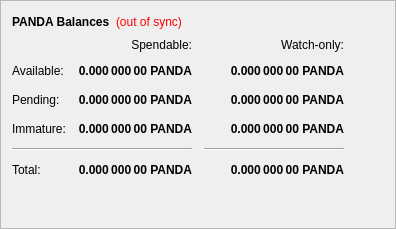
        <widget class="QFrame" name="frame">
         <property name="frameShape">
          <enum>QFrame::StyledPanel</enum>
         </property>
         <property name="frameShadow">
          <enum>QFrame::Raised</enum>
         </property>
         <layout class="QVBoxLayout" name="verticalLayout_4">
          <item>
           <layout class="QHBoxLayout" name="horizontalLayout_4">
            <item>
             <widget class="QLabel" name="label_5">
              <property name="font">
               <font>
                <weight>75</weight>
                <bold>true</bold>
               </font>
              </property>
              <property name="text">
               <string>PANDA Balances</string>
              </property>
             </widget>
            </item>
            <item>
             <widget class="QLabel" name="labelWalletStatus">
              <property name="cursor">
               <cursorShape>WhatsThisCursor</cursorShape>
              </property>
              <property name="toolTip">
               <string>The displayed information may be out of date. Your wallet automatically synchronizes with the PandaCash network after a connection is established, but this process has not completed yet.</string>
              </property>
              <property name="styleSheet">
               <string notr="true">QLabel { color: red; }</string>
              </property>
              <property name="text">
               <string notr="true">(out of sync)</string>
              </property>
              <property name="alignment">
               <set>Qt::AlignLeading|Qt::AlignLeft|Qt::AlignVCenter</set>
              </property>
             </widget>
            </item>
            <item>
             <spacer name="horizontalSpacer_3">
              <property name="orientation">
               <enum>Qt::Horizontal</enum>
              </property>
              <property name="sizeHint" stdset="0">
               <size>
                <width>40</width>
                <height>20</height>
               </size>
              </property>
             </spacer>
            </item>
           </layout>
          </item>
          <item>
           <layout class="QGridLayout" name="gridLayout">
            <property name="spacing">
             <number>12</number>
            </property>
            <item row="2" column="2">
             <widget class="QLabel" name="labelWatchPending">
              <property name="font">
               <font>
                <weight>75</weight>
                <bold>true</bold>
               </font>
              </property>
              <property name="cursor">
               <cursorShape>IBeamCursor</cursorShape>
              </property>
              <property name="toolTip">
               <string>Unconfirmed transactions to watch-only addresses</string>
              </property>
              <property name="text">
               <string notr="true">0.000 000 00 PANDA</string>
              </property>
              <property name="alignment">
               <set>Qt::AlignRight|Qt::AlignTrailing|Qt::AlignVCenter</set>
              </property>
              <property name="textInteractionFlags">
               <set>Qt::LinksAccessibleByMouse|Qt::TextSelectableByKeyboard|Qt::TextSelectableByMouse</set>
              </property>
             </widget>
            </item>
            <item row="2" column="1">
             <widget class="QLabel" name="labelUnconfirmed">
              <property name="font">
               <font>
                <weight>75</weight>
                <bold>true</bold>
               </font>
              </property>
              <property name="cursor">
               <cursorShape>IBeamCursor</cursorShape>
              </property>
              <property name="toolTip">
               <string>Total of transactions that have yet to be confirmed, and do not yet count toward the spendable balance</string>
              </property>
              <property name="text">
               <string notr="true">0.000 000 00 PANDA</string>
              </property>
              <property name="alignment">
               <set>Qt::AlignRight|Qt::AlignTrailing|Qt::AlignVCenter</set>
              </property>
              <property name="textInteractionFlags">
               <set>Qt::LinksAccessibleByMouse|Qt::TextSelectableByKeyboard|Qt::TextSelectableByMouse</set>
              </property>
             </widget>
            </item>
            <item row="3" column="2">
             <widget class="QLabel" name="labelWatchImmature">
              <property name="font">
               <font>
                <weight>75</weight>
                <bold>true</bold>
               </font>
              </property>
              <property name="cursor">
               <cursorShape>IBeamCursor</cursorShape>
              </property>
              <property name="toolTip">
               <string>Staked or masternode rewards in watch-only addresses that has not yet matured</string>
              </property>
              <property name="text">
               <string notr="true">0.000 000 00 PANDA</string>
              </property>
              <property name="alignment">
               <set>Qt::AlignRight|Qt::AlignTrailing|Qt::AlignVCenter</set>
              </property>
              <property name="textInteractionFlags">
               <set>Qt::LinksAccessibleByMouse|Qt::TextSelectableByKeyboard|Qt::TextSelectableByMouse</set>
              </property>
             </widget>
            </item>
            <item row="4" column="0" colspan="2">
             <widget class="Line" name="lineSpendableBalance">
              <property name="orientation">
               <enum>Qt::Horizontal</enum>
              </property>
             </widget>
            </item>
            <item row="4" column="2">
             <widget class="Line" name="lineWatchBalance">
              <property name="sizePolicy">
               <sizepolicy hsizetype="Preferred" vsizetype="Fixed">
                <horstretch>0</horstretch>
                <verstretch>0</verstretch>
               </sizepolicy>
              </property>
              <property name="minimumSize">
               <size>
                <width>140</width>
                <height>0</height>
               </size>
              </property>
              <property name="orientation">
               <enum>Qt::Horizontal</enum>
              </property>
             </widget>
            </item>
            <item row="5" column="0">
             <widget class="QLabel" name="labelTotalText">
              <property name="text">
               <string>Total:</string>
              </property>
             </widget>
            </item>
            <item row="3" column="1">
             <widget class="QLabel" name="labelImmature">
              <property name="font">
               <font>
                <weight>75</weight>
                <bold>true</bold>
               </font>
              </property>
              <property name="cursor">
               <cursorShape>IBeamCursor</cursorShape>
              </property>
              <property name="toolTip">
               <string>Staked or masternode rewards that has not yet matured</string>
              </property>
              <property name="text">
               <string notr="true">0.000 000 00 PANDA</string>
              </property>
              <property name="alignment">
               <set>Qt::AlignRight|Qt::AlignTrailing|Qt::AlignVCenter</set>
              </property>
              <property name="textInteractionFlags">
               <set>Qt::LinksAccessibleByMouse|Qt::TextSelectableByKeyboard|Qt::TextSelectableByMouse</set>
              </property>
             </widget>
            </item>
            <item row="2" column="3">
             <spacer name="horizontalSpacer_2">
              <property name="orientation">
               <enum>Qt::Horizontal</enum>
              </property>
              <property name="sizeHint" stdset="0">
               <size>
                <width>40</width>
                <height>20</height>
               </size>
              </property>
             </spacer>
            </item>
            <item row="3" column="0">
             <widget class="QLabel" name="labelImmatureText">
              <property name="text">
               <string>Immature:</string>
              </property>
             </widget>
            </item>
            <item row="5" column="1">
             <widget class="QLabel" name="labelTotal">
              <property name="font">
               <font>
                <weight>75</weight>
                <bold>true</bold>
               </font>
              </property>
              <property name="cursor">
               <cursorShape>IBeamCursor</cursorShape>
              </property>
              <property name="toolTip">
               <string>Your current total balance</string>
              </property>
              <property name="text">
               <string notr="true">0.000 000 00 PANDA</string>
              </property>
              <property name="alignment">
               <set>Qt::AlignRight|Qt::AlignTrailing|Qt::AlignVCenter</set>
              </property>
              <property name="textInteractionFlags">
               <set>Qt::LinksAccessibleByMouse|Qt::TextSelectableByKeyboard|Qt::TextSelectableByMouse</set>
              </property>
             </widget>
            </item>
            <item row="5" column="2">
             <widget class="QLabel" name="labelWatchTotal">
              <property name="font">
               <font>
                <weight>75</weight>
                <bold>true</bold>
               </font>
              </property>
              <property name="cursor">
               <cursorShape>IBeamCursor</cursorShape>
              </property>
              <property name="toolTip">
               <string>Current total balance in watch-only addresses</string>
              </property>
              <property name="text">
               <string notr="true">0.000 000 00 PANDA</string>
              </property>
              <property name="alignment">
               <set>Qt::AlignRight|Qt::AlignTrailing|Qt::AlignVCenter</set>
              </property>
              <property name="textInteractionFlags">
               <set>Qt::LinksAccessibleByMouse|Qt::TextSelectableByKeyboard|Qt::TextSelectableByMouse</set>
              </property>
             </widget>
            </item>
            <item row="0" column="2">
             <widget class="QLabel" name="labelWatchonly">
              <property name="text">
               <string>Watch-only:</string>
              </property>
              <property name="alignment">
               <set>Qt::AlignRight|Qt::AlignTrailing|Qt::AlignVCenter</set>
              </property>
             </widget>
            </item>
            <item row="1" column="0">
             <widget class="QLabel" name="labelBalanceText">
              <property name="text">
               <string>Available:</string>
              </property>
             </widget>
            </item>
            <item row="1" column="1">
             <widget class="QLabel" name="labelBalance">
              <property name="font">
               <font>
                <weight>75</weight>
                <bold>true</bold>
               </font>
              </property>
              <property name="cursor">
               <cursorShape>IBeamCursor</cursorShape>
              </property>
              <property name="toolTip">
               <string>Your current spendable balance</string>
              </property>
              <property name="text">
               <string notr="true">0.000 000 00 PANDA</string>
              </property>
              <property name="alignment">
               <set>Qt::AlignRight|Qt::AlignTrailing|Qt::AlignVCenter</set>
              </property>
              <property name="textInteractionFlags">
               <set>Qt::LinksAccessibleByMouse|Qt::TextSelectableByKeyboard|Qt::TextSelectableByMouse</set>
              </property>
             </widget>
            </item>
            <item row="1" column="2">
             <widget class="QLabel" name="labelWatchAvailable">
              <property name="font">
               <font>
                <weight>75</weight>
                <bold>true</bold>
               </font>
              </property>
              <property name="cursor">
               <cursorShape>IBeamCursor</cursorShape>
              </property>
              <property name="toolTip">
               <string>Your current balance in watch-only addresses</string>
              </property>
              <property name="text">
               <string notr="true">0.000 000 00 PANDA</string>
              </property>
              <property name="alignment">
               <set>Qt::AlignRight|Qt::AlignTrailing|Qt::AlignVCenter</set>
              </property>
              <property name="textInteractionFlags">
               <set>Qt::LinksAccessibleByMouse|Qt::TextSelectableByKeyboard|Qt::TextSelectableByMouse</set>
              </property>
             </widget>
            </item>
            <item row="2" column="0">
             <widget class="QLabel" name="labelPendingText">
              <property name="text">
               <string>Pending:</string>
              </property>
             </widget>
            </item>
            <item row="0" column="1">
             <widget class="QLabel" name="labelSpendable">
              <property name="text">
               <string>Spendable:</string>
              </property>
              <property name="alignment">
               <set>Qt::AlignRight|Qt::AlignTrailing|Qt::AlignVCenter</set>
              </property>
             </widget>
            </item>
           </layout>
          </item>
          <item>
           <spacer name="verticalSpacer_4">
            <property name="orientation">
             <enum>Qt::Vertical</enum>
            </property>
            <property name="sizeHint" stdset="0">
             <size>
              <width>20</width>
              <height>40</height>
             </size>
            </property>
           </spacer>
          </item>
         </layout>
        </widget>
